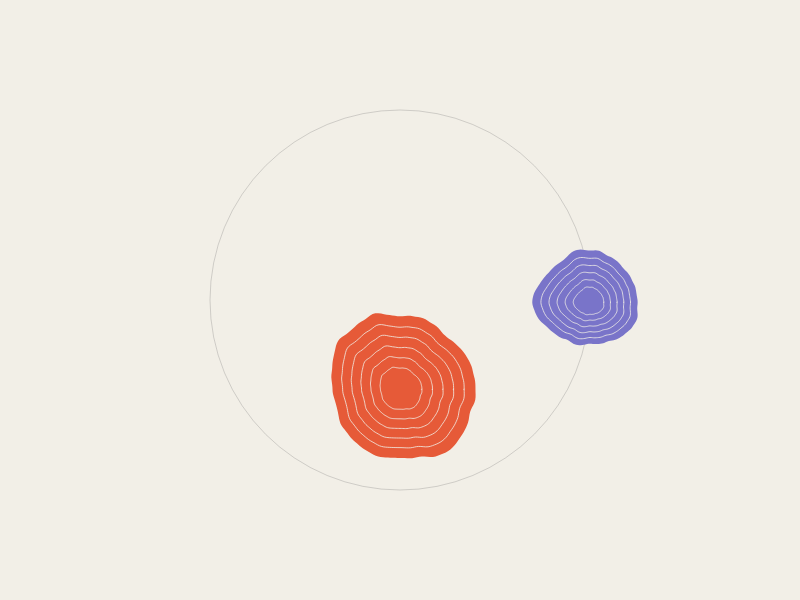
Frame 1 (no input)
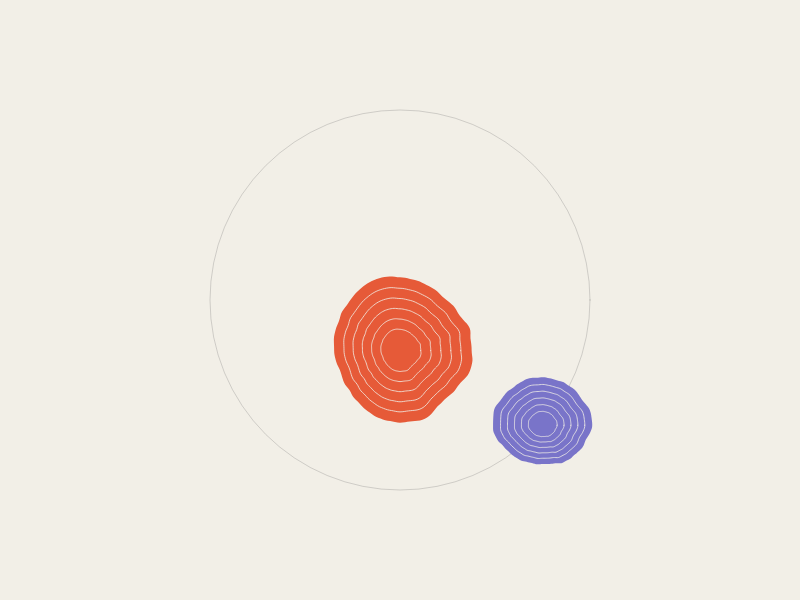
Frame 60 (no input)
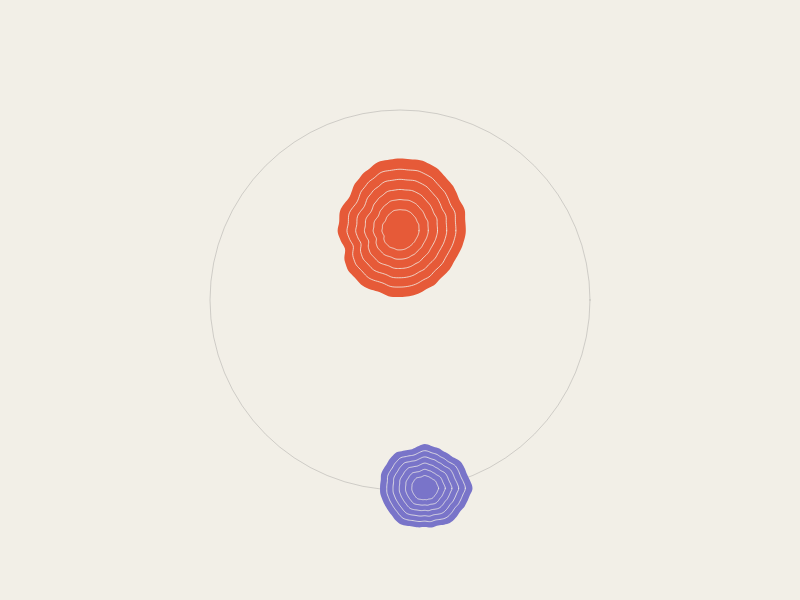
Frame 120 (the mouse pressed at the canvas centre since frame 60)

The p5.js sketch that drew these frames (run headless with seeded random() and noise() and a simulated clock; from frame 60 on, the mouse is pressed at the canvas centre):

// p5.js sketch
// ── sketch.js
function setup() {
  createCanvas(800, 600);
}

function draw() {
  background("#f2efe7");

  // Draw the orbital path
  noFill();
  stroke(40, 40, 45, 45);
  strokeWeight(1);
  circle(400, 300, 380);

  // Calculate two independent movements
  let angle = frameCount * 0.012;
  let x = 400 + cos(angle) * 190;
  let y = 300 + sin(angle) * 190;

  let orangeY = 300 + sin(frameCount * 0.023 + 1.2) * 95;

  // Draw the oscillating body
  layeredBody(400, orangeY, 70, 100, "#e65a38");

  // Draw the orbiting body
  layeredBody(x, y, 48, 0, "#7974c9");

  
}

// Draw a colored body with nested contour lines
function layeredBody(x, y, radius, offset, bodyColor) {
  push();
  translate(x, y);

  // Draw the outer silhouette
  fill(bodyColor);
  noStroke();
  organicOutline(radius, offset);

  // Draw nested outlines using the same noise pattern
  noFill();
  stroke("#f2efe7");
  strokeWeight(0.8);

  for (let size = 0.85; size > 0.15; size -= 0.14) {
    organicOutline(radius * size, offset);
  }

  pop();
}

// Build a continuous organic outline
function organicOutline(radius, offset) {
  beginShape();

  for (let i = 0; i < 180; i++) {
    let a = TWO_PI * i / 180;

    let n = noise(
      cos(a) * 0.8 + 5 + offset,
      sin(a) * 0.8 + 5,
      frameCount * 0.006
    );

    let r = radius * map(n, 0, 1, 0.7, 1.3);

    vertex(cos(a) * r, sin(a) * r);
  }

  endShape(CLOSE);
}
